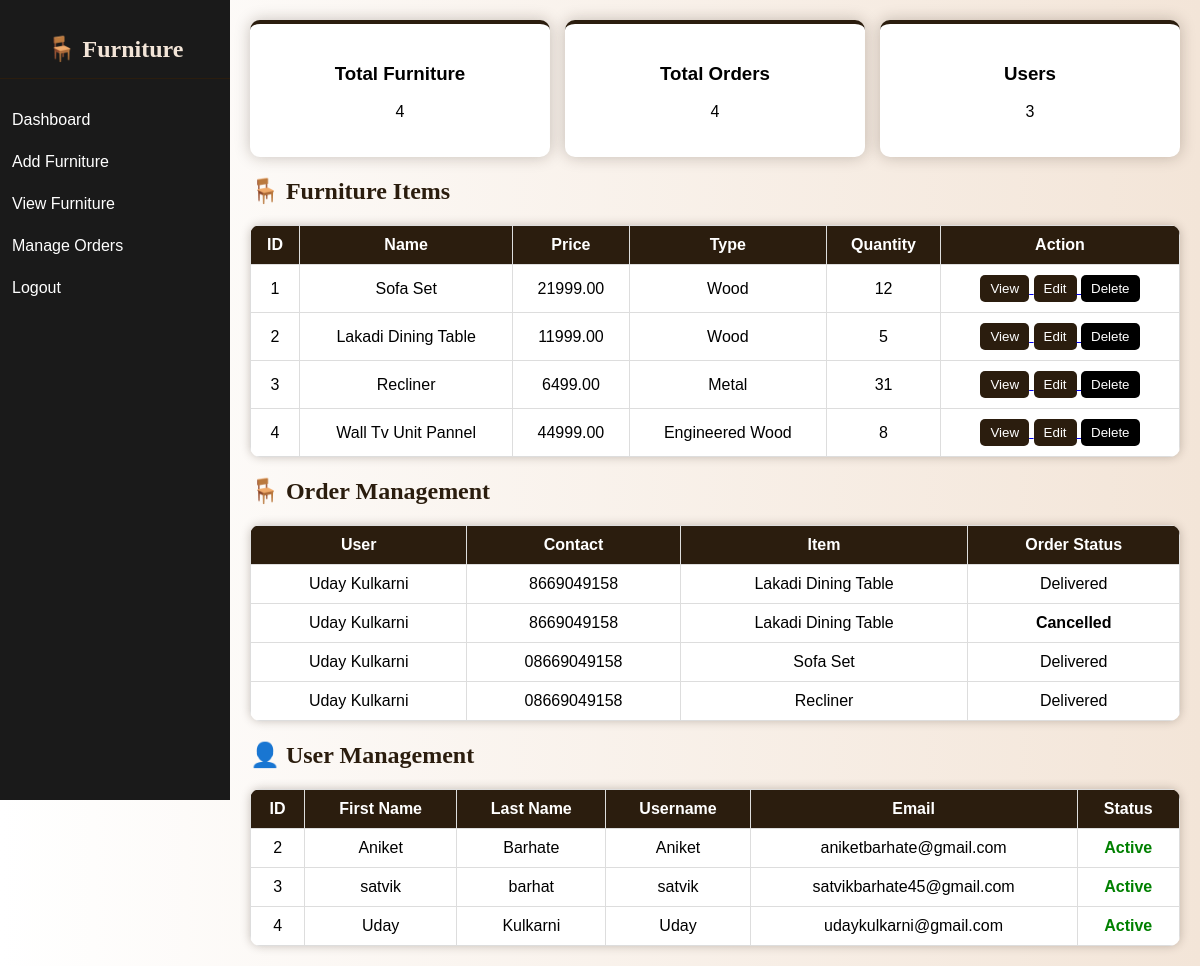
/admin-page/, run on the app's committed database.
### plants/models.py (models this page shows, shortened)
class Plant(models.Model):
    plant_id = models.CharField(max_length=20, unique=True)
    name = models.CharField(max_length=100)
    info = models.TextField()
    price = models.DecimalField(max_digits=10, decimal_places=2)
    image = models.ImageField(upload_to='plants/')
    plant_type = models.CharField(max_length=100, default='Sapling')
    growth = models.CharField(max_length=50)  # e.g. 5 months / 10 months
    quality = models.CharField(max_length=50)
    quantity = models.IntegerField(default=0)

class Booking(models.Model):
    user = models.ForeignKey(User, on_delete=models.CASCADE)
    plant = models.ForeignKey(Plant, on_delete=models.CASCADE)
    first_name = models.CharField(max_length=50, default="N/A")
    last_name = models.CharField(max_length=50, default="N/A")
    contact = models.CharField(max_length=15, default="0000000000")
    address = models.TextField(default="N/A")
    state = models.CharField(max_length=50, default="N/A")
    district = models.CharField(max_length=50, default="N/A")
    location = models.CharField(max_length=50, default="N/A")
    pincode = models.CharField(max_length=10, default="000000")
    pay_method = models.CharField(max_length=10, choices=PAYMENT_CHOICES, default='offline')
    quantity = models.PositiveIntegerField(default=1)
    booking_date = models.DateTimeField(auto_now_add=True)
    delivery_date = models.DateTimeField(default=datetime.now() + timedelta(days=4))
    status = models.CharField(max_length=10, choices=ORDER_STATUS, default='pending')

### plants/views.py (the view)
# urls.py: path('admin-page/', views.admin_page, name='admin_page'),
def admin_page(request):
    plants = Plant.objects.all()
    bookings = Booking.objects.all()
    users = User.objects.filter(is_superuser=False)
    return render(request, 'admin.html', {
        'plants': plants,
        'bookings': bookings,
        'users': users
    })

### templates/admin.html (shortened to what this page needs)
{% load static %}
<!DOCTYPE html>
<html>
<head>
</head>
<body>
<div class="sidebar">
    <h2>🪑 Furniture</h2>
    <a href="#">Dashboard</a>
    <a href="/add-plant/">Add Furniture</a>
    <a href="{% url 'view_all_plants' %}">View Furniture</a>
    <a href="{% url 'admin_manage_orders' %}">Manage Orders</a>
    <a href="/">Logout</a>
</div>
<div class="content">
    <div class="cards">
        <div class="card">
            <h3>Total Furniture</h3>
            <p>{{ plants|length }}</p>
        </div>
        <div class="card">
            <h3>Total Orders</h3>
            <p>{{ bookings|length }}</p>
        </div>
        <div class="card">
            <h3>Users</h3>
            <p>{{ users|length }}</p>
        </div>
    </div>
<h2>🪑 Furniture Items</h2>
<table>
    <tr>
        <th>ID</th>
        <th>Name</th>
        <th>Price</th>
        <th>Type</th>
        <th>Quantity</th>
        <th>Action</th>
    </tr>
    {% for p in plants %}
    <tr>
        <td>{{ p.plant_id }}</td>
        <td>{{ p.name }}</td>
        <td>{{ p.price }}</td>
        <td>{{ p.growth }}</td>
        <td>{{ p.quantity }}</td>
        <td>
            <a href="{% url 'view_plant' p.id %}">
                <button style="background: #2b1d0e;">View</button>
            </a>
            <a href="{% url 'edit_plant' p.id %}">
                <button class="edit">Edit</button>
            </a>
            <a href="{% url 'delete_plant' p.id %}">
                <button class="delete">Delete</button>
            </a>
        </td>
    </tr>
    {% endfor %}
</table>
<h2>🪑 Order Management</h2>
<table>
    <thead>
        <tr>
            <th>User</th>
            <th>Contact</th>
            <th>Item</th>
            <th>Order Status</th>
        </tr>
    </thead>
    <tbody>
        {% for b in bookings %}
        <tr>
            <td>{{ b.user.first_name }} {{ b.user.last_name }}</td>
            <td>{{ b.contact }}</td>
            <td>{{ b.plant.name }}</td>
            <td>
                {% if b.status == "pending" %}
                    <span style="color: #b8860b; font-weight:bold;">Pending</span>
                {% elif b.status == "cancelled" %}
                    <span style="color: black; font-weight:bold;">Cancelled</span>
                {% elif b.status == "delivered" %}
                    <span style="color: #2b1d0e; font-weight:bold;">Delivered</span>
                {% else %}
                    {{ b.status|title }}
                {% endif %}
            </td>
        </tr>
        {% endfor %}
    </tbody>
</table>
<h2>👤 User Management</h2>
<table>
    <tr>
        <th>ID</th>
        <th>First Name</th>
        <th>Last Name</th>
        <th>Username</th>
        <th>Email</th>
        <th>Status</th>
    </tr>
    {% for u in users %}
    <tr>
        <td>{{ u.id }}</td>
        <td>{{ u.first_name }}</td>
        <td>{{ u.last_name }}</td>
        <td>{{ u.username }}</td>
        <td>{{ u.email }}</td>
        <td>
            {% if u.is_active %}
                <span style="color: green; font-weight:bold;">Active</span>
            {% else %}
                <span style="color: red; font-weight:bold;">Inactive</span>
            {% endif %}
        </td>
    </tr>
    {% endfor %}
</table>
</div>
</body>
</html>

### templates/admin.html (style rules this page uses)
body { margin: 0; font-family: 'Poppins', Arial; display: flex; background: linear-gradient(to right, #ffffff, #f3e5d8); }
.sidebar { width: 230px; background: #1a1a1a; color: white; height: 100vh; position: fixed; animation: slideLeft 0.8s ease-in-out; }
.sidebar h2 { text-align: center; padding: 15px; border-bottom: 1px solid #2b1d0e; color: #f3e5d8; }
.sidebar a { display: block; color: white; padding: 12px; text-decoration: none; transition: 0.3s; }
.content { margin-left: 230px; width: 100%; padding: 20px; animation: fadeIn 1s ease-in-out; }
h2 { color: #2b1d0e; animation: fadeInUp 1s ease-in-out; font-family: 'Playfair Display', serif; }
.cards { display: flex; gap: 15px; flex-wrap: wrap; }
.card { flex: 1; min-width: 200px; background: white; padding: 20px; border-radius: 10px; text-align: center; box-shadow: 0 0 15px rgba(43,29,14,0.25); animation: fadeInUp 1s ease-in-out; transition: 0.3s; border-top: 4px solid #2b1d0e; }
table { width: 100%; border-collapse: collapse; margin-top: 20px; background: white; border-radius: 10px; overflow: hidden; box-shadow: 0 0 10px rgba(43,29,14,0.25); animation: fadeInUp 1s ease-in-out; }
th { background: #2b1d0e; color: white; }
th, td { padding: 10px; border: 1px solid #ddd; text-align: center; }
button { padding: 6px 10px; border: none; border-radius: 5px; color: white; cursor: pointer; transition: 0.3s; }
.edit { background: #2b1d0e; }
.delete { background: #000000; }

### data on the page
Plant: plant_id "1", name "Sofa Set", price "21999.00", growth "Wood", quantity "12"
Plant: plant_id "2", name "Lakadi Dining Table", price "11999.00", growth "Wood", quantity "5"
Plant: plant_id "3", name "Recliner", price "6499.00", growth "Metal", quantity "31"
Plant: plant_id "4", name "Wall Tv Unit Pannel", price "44999.00", growth "Engineered Wood", quantity "8"
Booking: user.first_name "Uday", user.last_name "Kulkarni", contact "8669049158", plant.name "Lakadi Dining Table", status "Delivered"
Booking: user.first_name "Uday", user.last_name "Kulkarni", contact "8669049158", plant.name "Lakadi Dining Table", status "Cancelled"
Booking: user.first_name "Uday", user.last_name "Kulkarni", contact "08669049158", plant.name "Sofa Set", status "Delivered"
Booking: user.first_name "Uday", user.last_name "Kulkarni", contact "08669049158", plant.name "Recliner", status "Delivered"

### other printed values
{{ plants|length }} "4"
{{ bookings|length }} "4"
{{ users|length }} "3"
{{ u.id }} "2"
{{ u.first_name }} "Aniket"
{{ u.last_name }} "Barhate"
{{ u.username }} "Aniket"
{{ u.email }} "aniketbarhate@gmail.com"
{{ u.id }} "3"
{{ u.first_name }} "satvik"
{{ u.last_name }} "barhat"
{{ u.username }} "satvik"
{{ u.email }} "satvikbarhate45@gmail.com"
{{ u.id }} "4"
{{ u.first_name }} "Uday"
